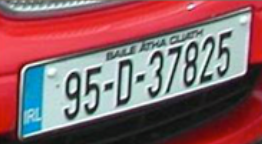
%> input picture INM460-ComputerVision/labs/LicensePlate.png, 262 x 144 px
$ octave Exercise1LicensePlate.m   (GNU Octave 9; MATLAB toolbox functions it lacks are replaced by stand-ins)
%> lines starting %> are read from the running program, lines starting %| are printed output that depends on the picture
% Exercise 1
% Test: manually transform image in order to have well-aligned digits
I = imread('LicensePlate.png');
%> I is the input picture: size 144x262x3 uint8; mean R, G, B 138.9, 98.3, 102.9
figure; imshow(I);
% Rotate clockwise 15 degrees to align base
J1 = imrotate(I, -15, 'bilinear');
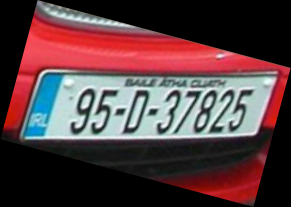
%> J1: size 207x291x3 uint8; mean R, G, B 87, 61.5, 64.5
figure; imshow(J1);
% Now apply a skew
tform = affine2d([1 .3 0; 0 1 0; 0 0 1]');
J2 = imwarp(J1, tform);
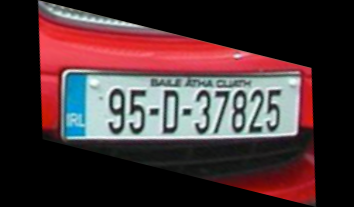
%> J2: size 207x354x3 uint8; mean R, G, B 71.6, 50.6, 53
figure; imshow(J2);

$ run again, with INM460-ComputerVision/labs/Holiday.png copied over INM460-ComputerVision/labs/LicensePlate.png
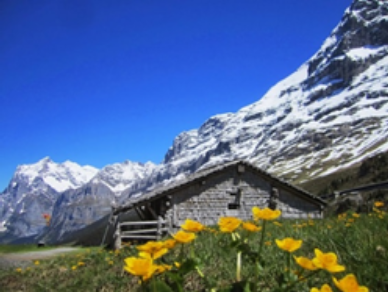
%> input picture INM460-ComputerVision/labs/Holiday.png, 388 x 292 px
%> I is the input picture: size 292x388x3 uint8; mean R, G, B 83.8, 105.5, 144.9
%> `J1 = imrotate(I, -15, 'bilinear');`:
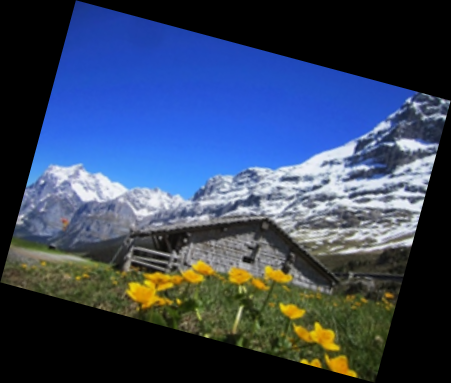
%> J1: size 383x451x3 uint8; mean R, G, B 55, 69.2, 95
%> `J2 = imwarp(J1, tform);`:
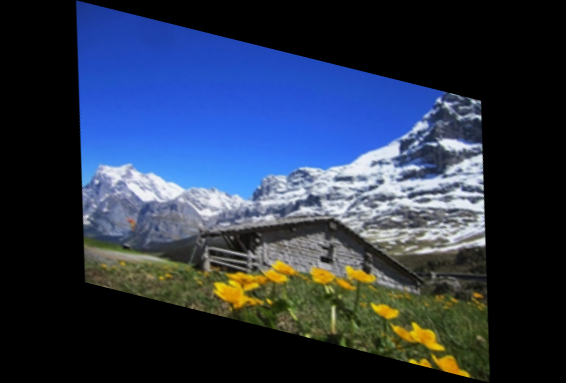
%> J2: size 383x566x3 uint8; mean R, G, B 43.8, 55.2, 75.7

$ run again, with INM460-ComputerVision/labs/instagram.png copied over INM460-ComputerVision/labs/LicensePlate.png
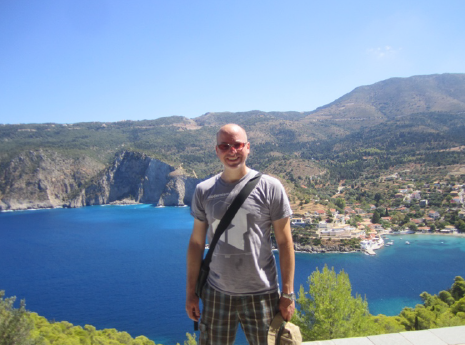
%> input picture INM460-ComputerVision/labs/instagram.png, 465 x 345 px
%> I is the input picture: size 345x465x3 uint8; mean R, G, B 121.7, 143.9, 168.1
%> `J1 = imrotate(I, -15, 'bilinear');`:
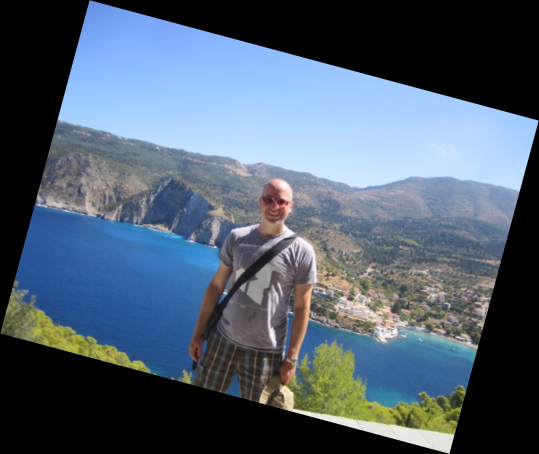
%> J1: size 454x539x3 uint8; mean R, G, B 79.8, 94.3, 110.2
%> `J2 = imwarp(J1, tform);`:
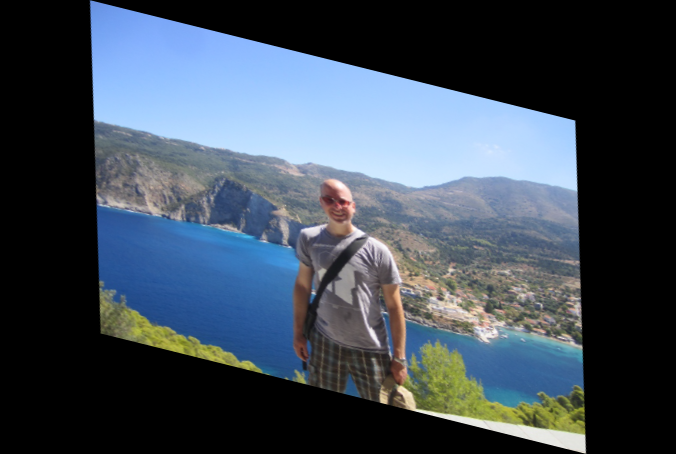
%> J2: size 454x676x3 uint8; mean R, G, B 63.6, 75.2, 87.9

$ run again, with INM460-ComputerVision/labs/AlbumReview.bmp saved as INM460-ComputerVision/labs/LicensePlate.png
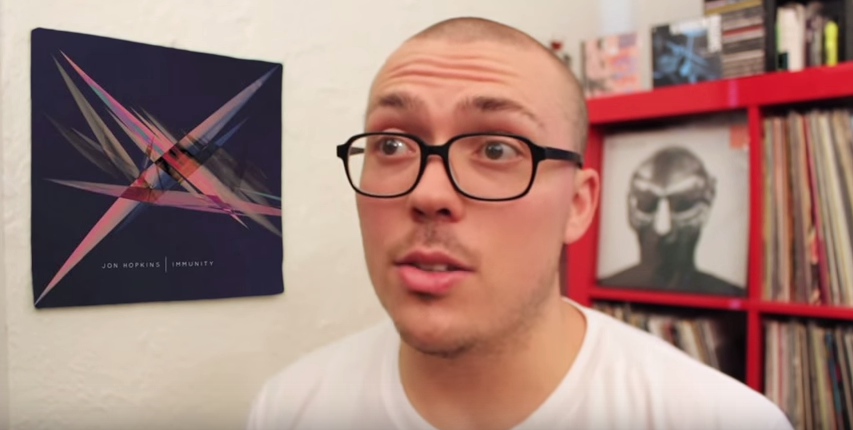
%> input picture INM460-ComputerVision/labs/AlbumReview.bmp, 853 x 430 px
%> I is the input picture: size 430x853x3 uint8; mean R, G, B 164.1, 130.6, 122
%> `J1 = imrotate(I, -15, 'bilinear');`:
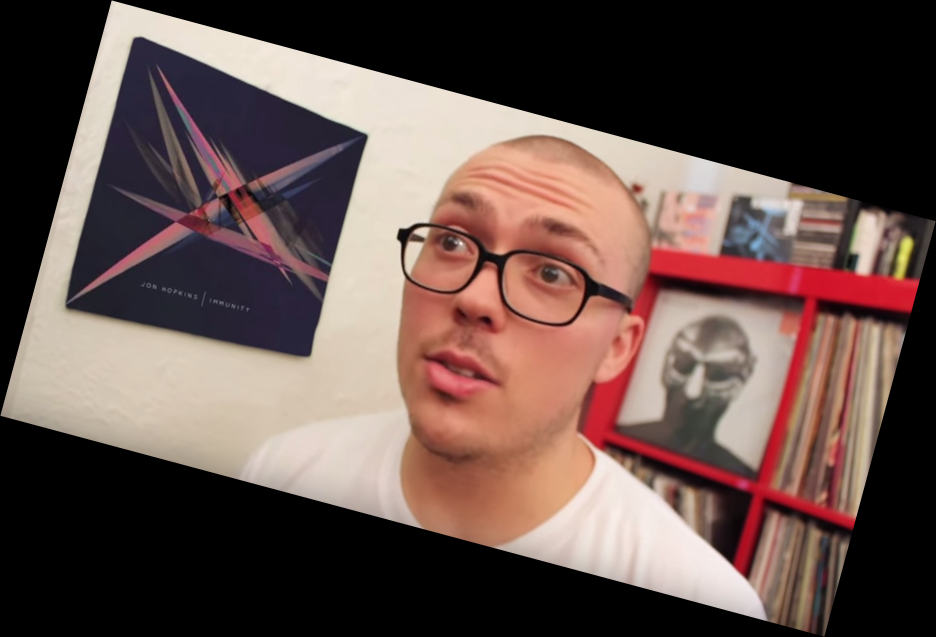
%> J1: size 637x936x3 uint8; mean R, G, B 100.9, 80.3, 75.1
%> `J2 = imwarp(J1, tform);`:
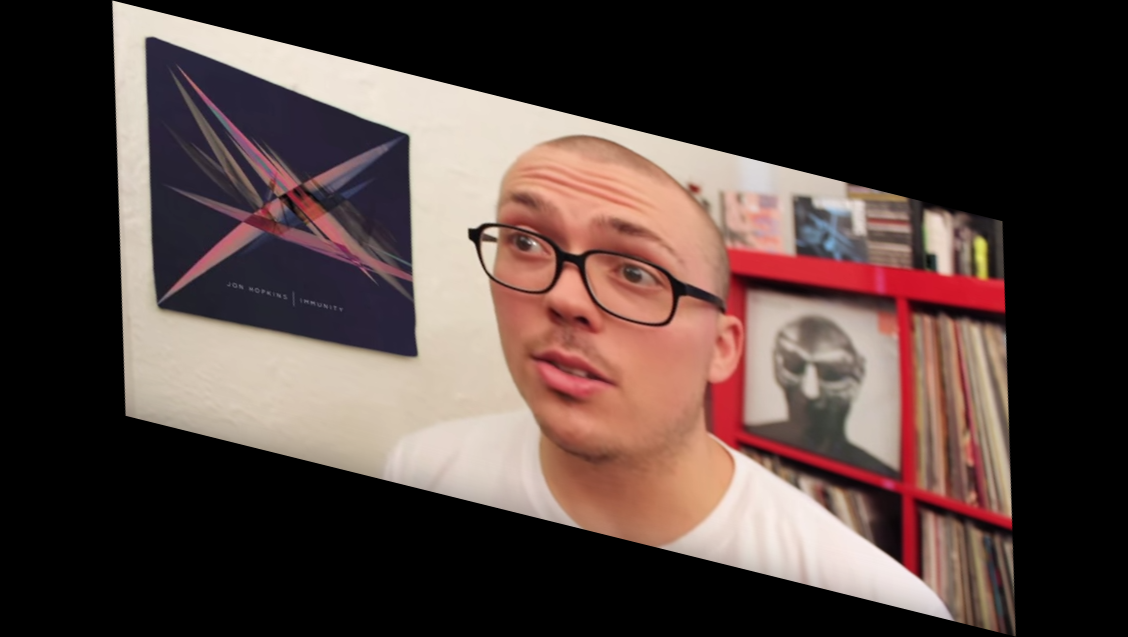
%> J2: size 637x1128x3 uint8; mean R, G, B 83.8, 66.7, 62.3
